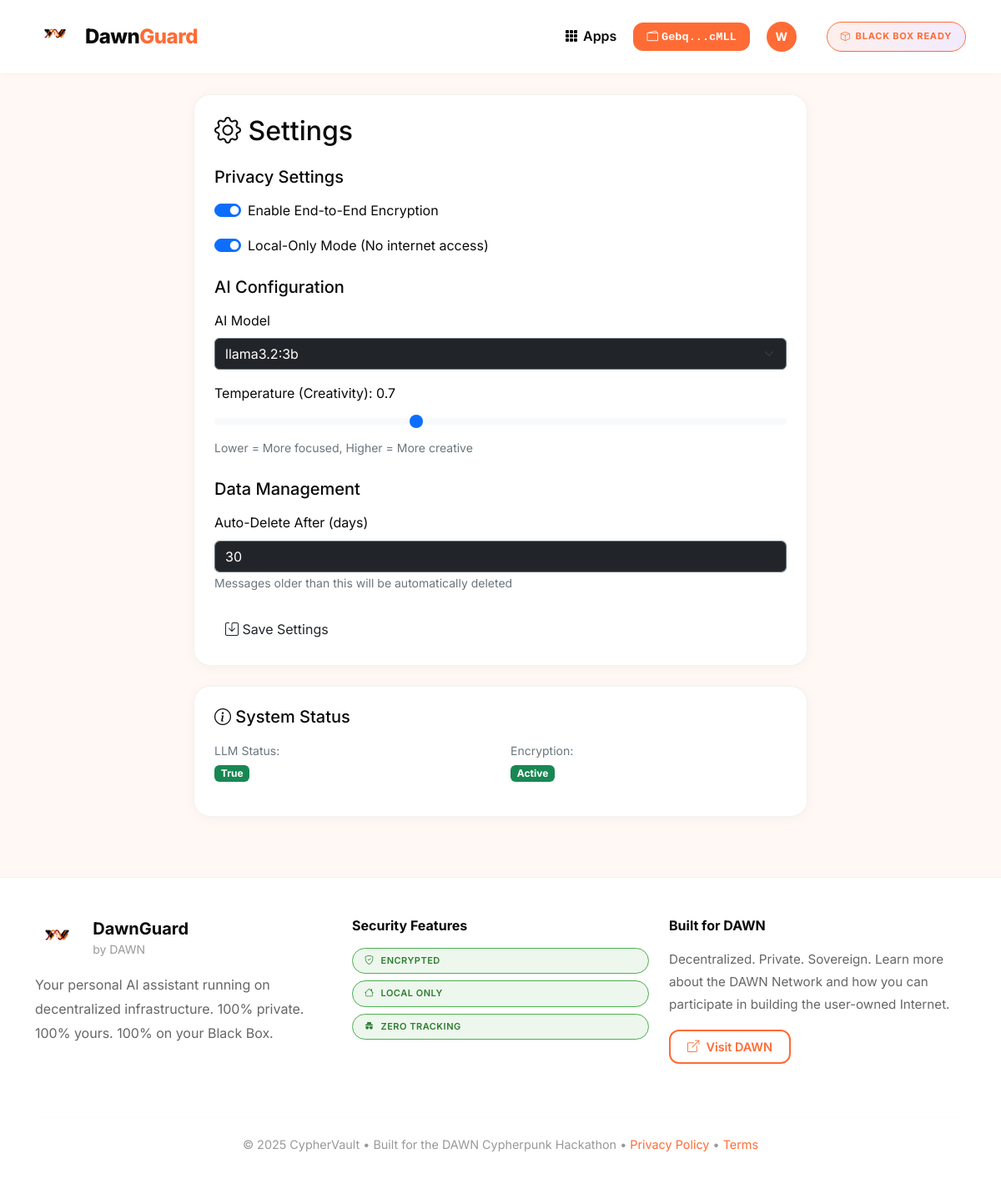
Page /settings/ (signed in) on the committed database.
### core/models.py (models this page shows, shortened)
class UserProfile(models.Model):
    user = models.OneToOneField(User, on_delete=models.CASCADE)
    enable_encryption = models.BooleanField(default=True)
    local_only_mode = models.BooleanField(default=True)
    auto_delete_days = models.IntegerField(default=30)
    ai_model = models.CharField(max_length=50, default="llama3.2:3b")
    max_tokens = models.IntegerField(default=2048)
    temperature = models.FloatField(default=0.7)
    created_at = models.DateTimeField(auto_now_add=True)
    solana_wallet = models.CharField(max_length=100, blank=True, null=True, unique=True)
    wallet_verified = models.BooleanField(default=False)
    wallet_signature = models.TextField(blank=True, null=True)
    zkp_secret_hash = models.CharField(max_length=64, blank=True, null=True)
    zkp_enabled = models.BooleanField(default=False)

### core/views.py (the view, shortened to what this page needs)
# urls.py: path('settings/', views.settings_view, name='settings'),
@login_required
def settings_view(request):
    profile, created = UserProfile.objects.get_or_create(user=request.user)
    context = {
        'profile': profile,
        'available_models': ['llama3.2:3b', 'llama3.2:1b', 'mistral:7b'],
        'llm_status': llm_handler.available
    }
    return render(request, 'settings.html', context)

### templates/settings.html (shortened to what this page needs)
{% extends 'base.html' %}
{% load static %}
{% block content %}
<div class="container py-4">
    <div class="row">
        <div class="col-lg-8 offset-lg-2">
            <div class="cyber-card p-4 mb-4">
                <h2 class="mb-4"><i class="bi bi-gear"></i> Settings</h2>
                <form method="post">
                    <div class="mb-4">
                        <h5 class="mb-3">Privacy Settings</h5>
                        <div class="form-check form-switch mb-3">
                            <input class="form-check-input" type="checkbox" id="enable_encryption"
                                   name="enable_encryption" {% if profile.enable_encryption %}checked{% endif %}>
                            <label class="form-check-label" for="enable_encryption">
                                Enable End-to-End Encryption
                            </label>
                        </div>
                        <div class="form-check form-switch mb-3">
                            <input class="form-check-input" type="checkbox" id="local_only_mode"
                                   name="local_only_mode" {% if profile.local_only_mode %}checked{% endif %}>
                            <label class="form-check-label" for="local_only_mode">
                                Local-Only Mode (No internet access)
                            </label>
                        </div>
                    </div>
                    <div class="mb-4">
                        <h5 class="mb-3">AI Configuration</h5>
                        <div class="mb-3">
                            <label for="ai_model" class="form-label">AI Model</label>
                            <select class="form-select bg-dark text-white border-secondary"
                                    id="ai_model" name="ai_model">
                                {% for model in available_models %}
                                    <option value="{{ model }}" {% if profile.ai_model == model %}selected{% endif %}>
                                        {{ model }}
                                    </option>
                                {% endfor %}
                            </select>
                        </div>
                        <div class="mb-3">
                            <label for="temperature" class="form-label">
                                Temperature (Creativity): {{ profile.temperature }}
                            </label>
                            <input type="range" class="form-range" id="temperature" name="temperature"
                                   min="0" max="2" step="0.1" value="{{ profile.temperature }}">
                            <small class="text-secondary">Lower = More focused, Higher = More creative</small>
                        </div>
                    </div>
                    <div class="mb-4">
                        <h5 class="mb-3">Data Management</h5>
                        <div class="mb-3">
                            <label for="auto_delete_days" class="form-label">Auto-Delete After (days)</label>
                            <input type="number" class="form-control bg-dark text-white border-secondary"
                                   id="auto_delete_days" name="auto_delete_days"
                                   value="{{ profile.auto_delete_days }}" min="1" max="365">
                            <small class="text-secondary">Messages older than this will be automatically deleted</small>
                        </div>
                    </div>
                    <button type="submit" class="btn btn-cyber">
                        <i class="bi bi-save"></i> Save Settings
                    </button>
                </form>
            </div>
            <div class="cyber-card p-4">
                <h5 class="mb-3"><i class="bi bi-info-circle"></i> System Status</h5>
                <div class="row">
                    <div class="col-md-6 mb-3">
                        <small class="text-secondary">LLM Status:</small>
                        <div class="fw-bold">
                            {% if llm_status %}
                                <span class="badge bg-success">{{ llm_status }}</span>
                            {% else %}
                                <span class="badge bg-warning">Offline</span>
                            {% endif %}
                        </div>
                    </div>
                    <div class="col-md-6 mb-3">
                        <small class="text-secondary">Encryption:</small>
                        <div class="fw-bold">
                            <span class="badge bg-success">Active</span>
                        </div>
                    </div>
                </div>
            </div>
        </div>
    </div>
</div>
{% endblock %}

### templates/base.html (shortened to what this page needs)
{% load static %}
<!DOCTYPE html>
<html lang="en">
<head>
    <link href="https://cdn.jsdelivr.net/npm/bootstrap@5.3.0/dist/css/bootstrap.min.css" rel="stylesheet">
    <link rel="stylesheet" href="https://cdn.jsdelivr.net/npm/bootstrap-icons@1.10.0/font/bootstrap-icons.css">
</head>
<body>
    <nav class="navbar navbar-expand-lg navbar-light py-3">
    <div class="container">
        <a class="navbar-brand" href="{% url 'home' %}" style="display: flex; align-items: center; gap: 12px; padding: 0;">
            <img src="{% static 'img/DAWNGUARD-LOGO.png' %}" alt="DawnGuard Logo" style="height: 45px; width: auto; object-fit: contain;">
            <span style="color: var(--dawn-dark); font-weight: 800; font-size: 1.5rem; letter-spacing: -0.5px; line-height: 1;">
                Dawn<span style="color: var(--dawn-orange);">Guard</span>
            </span>
        </a>
        <div class="collapse navbar-collapse" id="navbarNav">
            <ul class="navbar-nav ms-auto align-items-lg-center gap-1">
                {% if user.is_authenticated %}
                <li class="nav-item dropdown">
                    <a class="nav-link dropdown-toggle fw-semibold" href="#" id="navbarDropdown" role="button" data-bs-toggle="dropdown" style="color: var(--dawn-dark);">
                        <i class="bi bi-grid-3x3-gap-fill"></i> Apps
                    </a>
                </li>
                <li class="nav-item">
                    {% with profile=user.userprofile %}
                        {% if profile.solana_wallet %}
                        <span class="badge" style="background: var(--dawn-orange); color: white; padding: 10px 16px; border-radius: 12px; font-family: monospace; font-size: 0.85rem;">
                            <i class="bi bi-wallet2 me-1"></i>{{ profile.solana_wallet|slice:":4" }}...{{ profile.solana_wallet|slice:"-4:" }}
                        </span>
                        {% else %}
                        <button id="connect-wallet" class="btn btn-outline-dawn btn-sm" onclick="connectWalletNav()" style="border-radius: 12px; font-weight: 600;">
                            <i class="bi bi-wallet2"></i> Connect
                        </button>
                        {% endif %}
                    {% endwith %}
                </li>
                <li class="nav-item dropdown">
                    <a class="nav-link dropdown-toggle" href="#" role="button" data-bs-toggle="dropdown" style="color: var(--dawn-dark);">
                        <div style="width: 36px; height: 36px; background: var(--dawn-orange); border-radius: 50%; display: flex; align-items: center; justify-content: center; color: white; font-weight: 700; font-size: 14px;">
                            {{ user.username|slice:":1"|upper }}
                        </div>
                    </a>
                </li>
                {% endif %}
                <li class="nav-item ms-3">
                    <span class="blackbox-badge">
                        <i class="bi bi-box"></i> Black Box Ready
                    </span>
                </li>
            </ul>
        </div>
    </div>
</nav>
    {% block content %}{% endblock %}
    <footer class="mt-5 py-5">
        <div class="container">
            <div class="row">
                <div class="col-lg-4 mb-4">
                    <div class="d-flex align-items-center gap-3 mb-3">
                        <img src="{% static 'img/DAWNGUARD-LOGO.png' %}" alt="DawnGuard" style="height: 50px; width: auto;">
                        <div>
                            <h5 class="mb-0 fw-bold" style="color: var(--dawn-dark);">DawnGuard</h5>
                            <small style="color: #999;">by DAWN</small>
                        </div>
                    </div>
                    <p style="color: #666; line-height: 1.8;">
                        Your personal AI assistant running on decentralized infrastructure.
                        100% private. 100% yours. 100% on your Black Box.
                    </p>
                </div>
                <div class="col-lg-4 mb-4">
                    <h6 class="fw-bold mb-3" style="color: var(--dawn-dark);">Security Features</h6>
                    <div class="d-flex flex-column gap-2">
                        <span class="privacy-badge d-inline-flex align-items-center">
                            <i class="bi bi-shield-check me-2"></i> Encrypted
                        </span>
                        <span class="privacy-badge d-inline-flex align-items-center">
                            <i class="bi bi-house me-2"></i> Local Only
                        </span>
                        <span class="privacy-badge d-inline-flex align-items-center">
                            <i class="bi bi-incognito me-2"></i> Zero Tracking
                        </span>
                    </div>
                </div>
                <div class="col-lg-4 mb-4">
                    <h6 class="fw-bold mb-3" style="color: var(--dawn-dark);">Built for DAWN</h6>
                    <p style="color: #666; line-height: 1.8; font-size: 0.95rem;">
                        Decentralized. Private. Sovereign. Learn more about the DAWN Network and how you can participate
                        in building the user-owned Internet.
                    </p>
                    <a href="https://dawninternet.com" class="btn btn-outline-dawn btn-sm" target="_blank">
                        <i class="bi bi-box-arrow-up-right me-2"></i>Visit DAWN
                    </a>
                </div>
            </div>
            <hr style="border-color: rgba(0,0,0,0.05); margin: 40px 0 20px;">
            <div class="text-center">
                <p style="color: #999; font-size: 0.9rem; margin-bottom: 0;">
                    © 2025 CypherVault • Built for the DAWN Cypherpunk Hackathon •
                    <a href="#" style="color: var(--dawn-orange); text-decoration: none;">Privacy Policy</a> •
                    <a href="#" style="color: var(--dawn-orange); text-decoration: none;">Terms</a>
                </p>
            </div>
        </div>
    </footer>
</body>
</html>

### templates/base.html (style rules this page uses)
:root { --dawn-orange: #FF6B35; --dawn-purple: #6B35FF; --dawn-peach: #FFE5DC; --dawn-cream: #FFF8F5; --dawn-dark: #0a0a0a; --dawn-gray: #1a1a1a; --dawn-light: #ffffff; --dawn-blue-light: #E8F4FF; --dawn-blue: #4A90E2; }
* { margin: 0; padding: 0; box-sizing: border-box; }
body { background: var(--dawn-cream); color: var(--dawn-dark); min-height: 100vh; font-family: 'Inter', -apple-system, BlinkMacSystemFont, 'Segoe UI', sans-serif; font-weight: 400; line-height: 1.6; }
body::before { content: ''; position: fixed; bottom: 0; left: 0; width: 100%; height: 300px; background-size: cover; pointer-events: none; z-index: -1; }
.cyber-card { background: var(--dawn-light); border-radius: 20px; padding: 24px; box-shadow: 0 2px 16px rgba(0, 0, 0, 0.04); border: 1px solid rgba(0, 0, 0, 0.05); }
.btn-outline-dawn { border: 2px solid var(--dawn-orange); color: var(--dawn-orange); background: transparent; font-weight: 600; padding: 12px 28px; border-radius: 12px; transition: all 0.3s ease; display: inline-flex; align-items: center; justify-content: center; min-height: 44px; white-space: nowrap; }
.btn-outline-dawn.btn-sm { padding: 8px 20px; font-size: 0.9rem; min-height: 36px; }
.blackbox-badge { background: linear-gradient(135deg, rgba(255, 107, 53, 0.1), rgba(107, 53, 255, 0.1)); border: 1.5px solid var(--dawn-orange); color: var(--dawn-orange); padding: 8px 16px; border-radius: 24px; font-size: 11px; font-weight: 700; text-transform: uppercase; letter-spacing: 0.8px; display: inline-flex; align-items: center; gap: 6px; }
.privacy-badge { background: rgba(76, 175, 80, 0.1); border: 1.5px solid #4CAF50; color: #2E7D32; padding: 6px 14px; border-radius: 20px; font-size: 11px; font-weight: 600; text-transform: uppercase; letter-spacing: 0.5px; }
.navbar { background: rgba(255, 255, 255, 0.98) !important; backdrop-filter: blur(20px); border-bottom: 1px solid rgba(255, 107, 53, 0.1); padding: 12px 0; box-shadow: 0 2px 12px rgba(0, 0, 0, 0.02); position: relative; z-index: 1050; }
.navbar-brand { font-size: 1.3rem; font-weight: 800; display: flex; align-items: center; gap: 8px; color: var(--dawn-dark) !important; }
.nav-link { color: var(--dawn-dark) !important; font-weight: 500; padding: 10px 16px !important; transition: all 0.3s ease; border-radius: 8px; display: inline-flex; align-items: center; gap: 6px; }
.nav-link.dropdown-toggle::after { display: none; }
footer { background: var(--dawn-light); border-top: 1px solid rgba(255, 107, 53, 0.1); margin-top: 80px; }
* { transition: background-color 0.3s ease, border-color 0.3s ease; }

### rows in the picture
UserProfile: solana_wallet "Gebq", solana_wallet "cMLL", enable_encryption "☑", local_only_mode "☑", ai_model "llama3.2:3b", temperature "0.7", auto_delete_days "30"

### other values in the picture
{{ user.username|slice:":1"|upper }} "W"
{{ llm_status }} "True"
